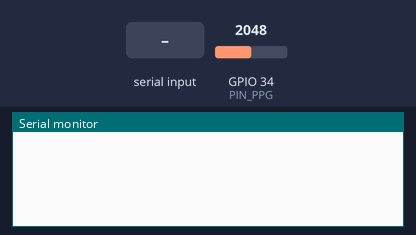
The sketch below on a simulated ESP32. Parts: the last lines printed to the serial monitor. Inputs (shaded band) come from the test bench; at power-on: GPIO 34 (PIN_PPG) = 2048 (analog values on the 0–4095 scale).

Above: at 1.3 s.
1.4 s: "CMD:RESET\n" received over Serial
At 2.6 s:
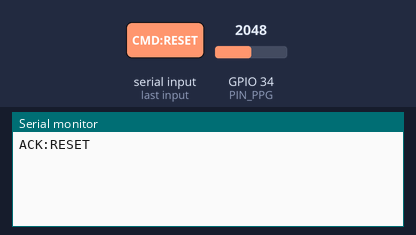
2.9 s: "CMD:START\n" received over Serial
At 3.3 s:
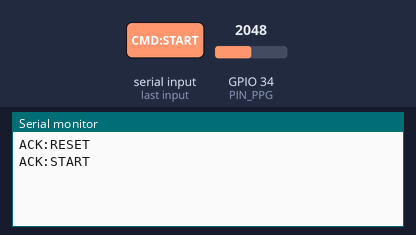
4.4 s: "CMD:STAND\n" received over Serial
At 5.7 s:
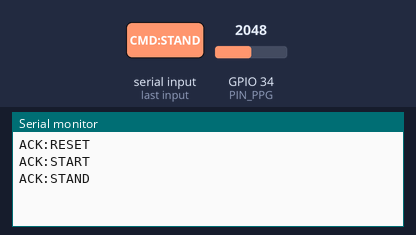

The sketch:

acquisizione2.ino
```cpp
#include <Arduino.h>
#define PIN_PPG  34
#define ALPHA    0.75f
#define TS_MS    20
void setup(){
  Serial.begin(115200);
  delay(100);
  analogReadResolution(12);
  analogSetPinAttenuation(PIN_PPG, ADC_11db);
}
float readsensor(){
  static float last=0.0f;
  float sum=0.0f;

  for(int i= 0; i<20; i++){
    sum += analogRead(PIN_PPG);
    delay(1);
  };
  last = ALPHA * (sum / 20.0f) + (1.0f - ALPHA) * last;
  return last;
}
// ================== RILEVAMENTO BATTITI ==================
// Rimuoviamo la baseline, stimiamo il rumore e applichiamo soglia con isteresi
static const float BASELINE_ALPHA = 0.01f;
static const float NOISE_ALPHA    = 0.10f;
static const float K_NOISE        = 1.5f;
static const float MIN_AMP        = 4.0f;
static const float HYST_FRAC      = 0.45f;
static const unsigned long REF_BASE_MS = 240;
static const unsigned long IBI_MIN = 300;     // 30 BPM
static const unsigned long IBI_MAX = 2000;    // 200 BPM
float baseline = 0.0f, noiseEMA = 0.0f, prevY = 0.0f;
bool  armed = true;
unsigned long lastBeatMs = 0, lastIBI = 800, lastToggleMs = 0;
float bpmToSend = 0.0f, lastGoodBPM = 0.0f;
int   contatore = 0;

// ================== ORTOSTATICO ==================
enum State { IDLE, BASELINE, POST_STAND, DONE };
State state = IDLE;
unsigned long t_startBaseline=0;
unsigned long t_stand=0;
const int MAX_SEC = 240;
float hrSeries[MAX_SEC];
unsigned long tsSeries[MAX_SEC];
int hrIdx=0, hrCount=0;
bool baselineDone=false, peakDone=false, recovDone=false;
float HR_baseline=0, HR_peak=0, dHR=0, HR_recov60=0;
unsigned long t_peak_ms=0;

// ================== BUFFER HR 1 Hz ==================
void storeHR1Hz(){
  if (bpmToSend > 0 && bpmToSend < 220) {
    tsSeries[hrIdx] = millis();
    hrSeries[hrIdx] = bpmToSend;
    hrIdx = (hrIdx + 1) % MAX_SEC;
    hrCount = min(hrCount+1, MAX_SEC);
  }
}
bool avgHRwindow(unsigned long t0, unsigned long t1, float &avg){
  double s=0; int n=0;
  for (int i=0;i<hrCount;i++){
    int idx = (hrIdx - 1 - i + MAX_SEC) % MAX_SEC;
    unsigned long t = tsSeries[idx];
    if (t >= t0 && t < t1){ s += hrSeries[idx]; n++; }
  }
  if (n >= 5){ avg = (float)(s / n); return true; }
  return false;
}
bool maxHRwindow(unsigned long t0, unsigned long t1, float &mx, unsigned long &t_at){
  bool ok=false; mx=-1; t_at=0;
  for (int i=0;i<hrCount;i++){
    int idx = (hrIdx - 1 - i + MAX_SEC) % MAX_SEC;
    unsigned long t = tsSeries[idx];
    float v = hrSeries[idx];
    if (t >= t0 && t < t1){
      if (!ok || v > mx){ mx = v; t_at = t; ok=true; }
    }
  }
  return ok;
}
// ================== TICK 1 Hz di metriche ortostatico ==================
unsigned long nextTick = 0;
void tick1Hz(){
  storeHR1Hz();

  unsigned long now = millis();
  if (state == POST_STAND){
    // media 30 s prima di STAND
    if (!baselineDone && (now > t_stand)) {
      float avg;
      if (avgHRwindow(t_stand - 30000UL, t_stand, avg)) {
        HR_baseline = avg; baselineDone = true;
      }
    }
    // picco max 0..30 s dopo STAND
    if (!peakDone && (now - t_stand >= 30000UL)) {
      float mx; unsigned long t_at;
      if (maxHRwindow(t_stand, t_stand + 30000UL, mx, t_at)) {
        HR_peak = mx; t_peak_ms = (t_at > t_stand) ? (t_at - t_stand) : 0; peakDone = true;
      }
    }
    // media 60..120 s dopo STAND
    if (!recovDone && (now - t_stand >= 120000UL)) {
      float avg;
      if (avgHRwindow(t_stand + 60000UL, t_stand + 120000UL, avg)) {
        HR_recov60 = avg; recovDone = true;
      }
    }
    // stampa finale
    if (baselineDone && peakDone && recovDone) {
      dHR = HR_peak - HR_baseline;
      Serial.print("METRICS ");
      Serial.print("baseline="); Serial.print(HR_baseline, 1);
      Serial.print(" peak=");    Serial.print(HR_peak, 1);
      Serial.print(" dHR=");     Serial.print(dHR, 1);
      Serial.print(" tpeak=");   Serial.print((float)t_peak_ms/1000.0f, 1);
      Serial.print(" recov60="); Serial.println(HR_recov60, 1);
      state = DONE;
    }
  }
}

// ================== COMANDI SERIALI ==================
String cmdBuf;
void handleCommand(const String& cmd){
  if (cmd == "CMD:RESET"){
    state = IDLE;
    baselineDone = peakDone = recovDone = false;
    HR_baseline = HR_peak = dHR = HR_recov60 = 0; t_peak_ms = 0;
    hrIdx=0; hrCount=0;
    contatore = 0; lastBeatMs = 0; lastToggleMs = 0; bpmToSend = 0; lastGoodBPM = 0;
    baseline = 0; noiseEMA = 0; prevY = 0; armed = true; lastIBI = 800;
    Serial.println("ACK:RESET");
  } else if (cmd == "CMD:START"){
    state = BASELINE;
    baselineDone = peakDone = recovDone = false;
    HR_baseline = HR_peak = dHR = HR_recov60 = 0; t_peak_ms = 0;
    hrIdx=0; hrCount=0;
    contatore = 0; lastBeatMs = 0; lastToggleMs = 0; bpmToSend = 0; lastGoodBPM = 0;
    baseline = 0; noiseEMA = 0; prevY = 0; armed = true; lastIBI = 800;
    t_startBaseline = millis();
    Serial.println("ACK:START");
  } else if (cmd == "CMD:STAND"){
    if (state == BASELINE){
      state = POST_STAND;
      t_stand = millis();
      Serial.println("ACK:STAND");
    }
  }
}
void pollSerial(){
  while (Serial.available()){
    char c = (char)Serial.read();
    if (c == '\n' || c == '\r'){
      if (cmdBuf.length()){
        handleCommand(cmdBuf);
        cmdBuf = "";
      }
    } else {
      cmdBuf += c;
    }
  }
}
void loop(){
  unsigned long now = millis();

  // campionamento a ~50 Hz sincronizzato
  static unsigned long nextSample = 0;
  if ((long)(now - nextSample) < 0){
    pollSerial();
    return;
  }
  nextSample = now + TS_MS;

  // 1) acquisizione
  float y = readsensor();

  // 2) rimozione DC + stima rumore
  float dy = y - prevY;
  if (baseline == 0.0f) baseline = y;
  baseline += BASELINE_ALPHA * (y - baseline);
  noiseEMA += NOISE_ALPHA    * (fabsf(dy) - noiseEMA);
  prevY = y;

  float y_ac = y - baseline;

  // 3) soglie con isteresi
  float sigma = (noiseEMA > 0.5f) ? noiseEMA : 0.5f;
  float hi = max(MIN_AMP, K_NOISE * sigma);
  float lo = max(0.5f, hi * (1.0f - HYST_FRAC));

  // 4) refractory adattivo
  unsigned long refMs = max(REF_BASE_MS, (unsigned long)(0.45f * (float)lastIBI));

  // 5) trigger (solo fronte di salita)
  if (armed && y_ac > hi && (now - lastToggleMs) >= refMs){
    lastToggleMs = now;

    if (lastBeatMs > 0){
      unsigned long ibi = now - lastBeatMs;
      if (ibi >= IBI_MIN && ibi <= IBI_MAX){
        lastIBI = ibi;
        float bpm = 60000.0f / (float)ibi;
        bpmToSend = 0.6f * bpmToSend + 0.4f * bpm;
        lastGoodBPM = bpmToSend;

        Serial.print("BPM: ");
        Serial.println(bpmToSend, 1);
      }
    }
    lastBeatMs = now;
    armed = false;
  } else if (!armed && y_ac < lo){
    armed = true;
  }
  // 6) metriche ortostatico 1 Hz
  static unsigned long nextTick = millis() + 1000;
  if ((long)(now - nextTick) >= 0){
    tick1Hz();
    nextTick += 1000;
  }

  pollSerial();
}
```

Measured:
- after the input at 1.4 s, the serial monitor: prints a new line at once (image 1)
- after the input at 2.9 s, the serial monitor: prints a new line at once (image 2)
- after the input at 4.4 s, the serial monitor: prints a new line at once (image 3)
